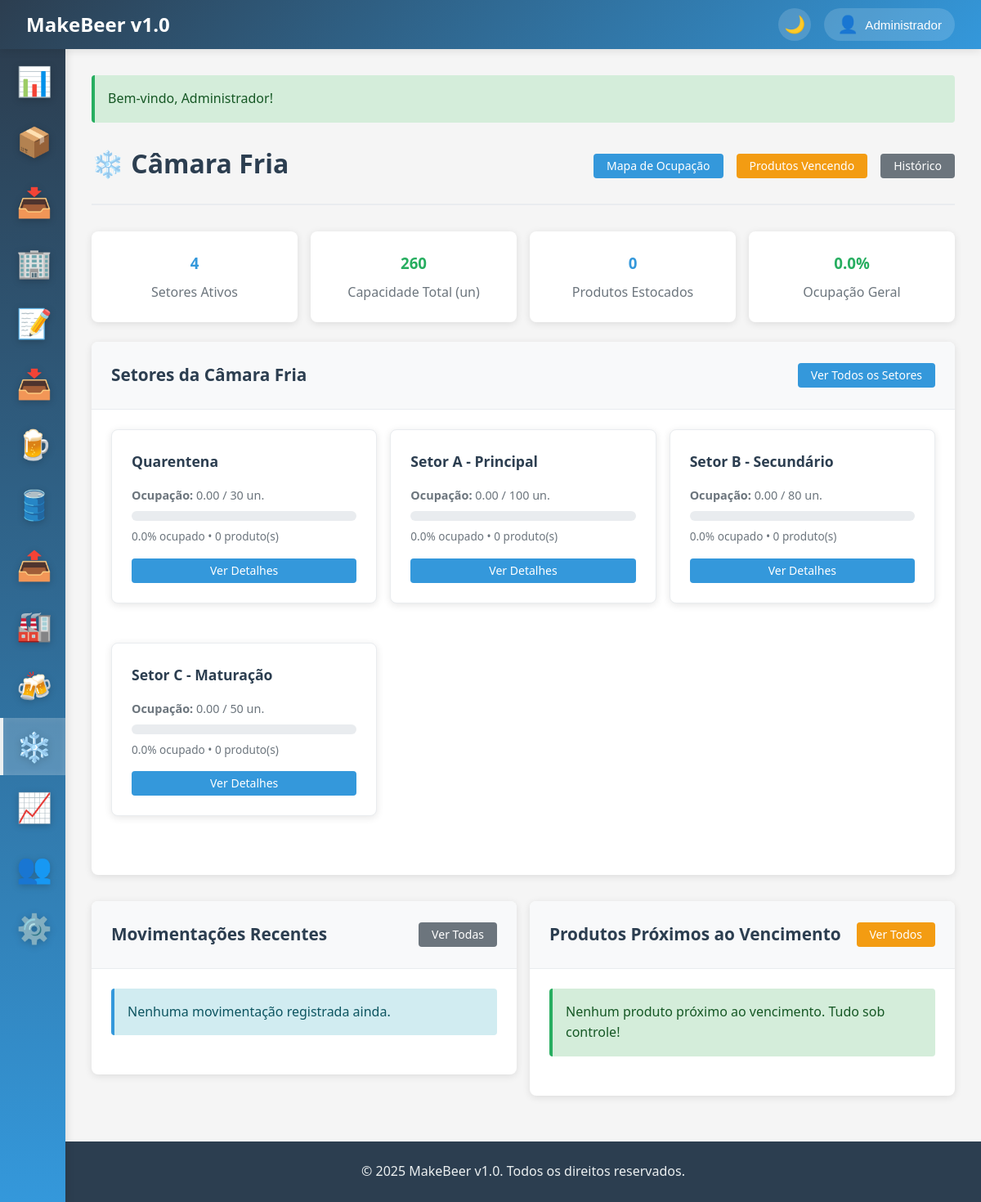
Page /camarafria (signed in) on the committed database.
### tables this page shows
CREATE TABLE IF NOT EXISTS camarafria_setores (
    id INT AUTO_INCREMENT PRIMARY KEY,
    nome VARCHAR(100) NOT NULL,
    descricao TEXT,
    capacidade_maxima INT DEFAULT 0 COMMENT 'Capacidade máxima em unidades',
    temperatura_ideal DECIMAL(5,2) COMMENT 'Temperatura ideal em Celsius',
    ativo TINYINT(1) DEFAULT 1,
    created_at TIMESTAMP DEFAULT CURRENT_TIMESTAMP,
    updated_at TIMESTAMP DEFAULT CURRENT_TIMESTAMP ON UPDATE CURRENT_TIMESTAMP,
    INDEX idx_ativo (ativo),
    INDEX idx_nome (nome)
);

### app/controllers/BaseController.php (called while the page is built, shortened)
<?php
class BaseController {
    protected function view($view, $data = []) {
        extract($data);
        $viewPath = __DIR__ . '/../views/' . $view . '.php';
        require_once $viewPath;
    }
}
?>

### app/controllers/CamarafriaController.php (called while the page is built, shortened)
<?php
require_once 'BaseController.php';
class CamarafriaController extends BaseController {
    private $setorModel;
    private $localizacaoModel;
    private $movimentacaoModel;
    public function __construct() {
        $this->setorModel = new CamaraFriaSetor();
        $this->localizacaoModel = new EstoqueLocalizacao();
        $this->movimentacaoModel = new CamaraFriaMovimentacao();
    }
    public function index() {
        $estatisticas = $this->setorModel->getEstatisticasGerais();
        $setores = $this->setorModel->getAllComEstatisticas();
        $movimentacoesRecentes = $this->movimentacaoModel->getRecentes(10);
        $produtosProximosVencimento = $this->localizacaoModel->getProdutosProximosVencimento(15);
        $this->view('camarafria/dashboard', [
            'estatisticas' => $estatisticas,
            'setores' => $setores,
            'movimentacoes' => $movimentacoesRecentes,
            'produtos_vencimento' => $produtosProximosVencimento
        ]);
    }
}
?>

### app/config/database.php (called while the page is built, shortened)
<?php
class Database {
    private static $instance = null;
    private $connection;
    private function __construct() {
        try {
            $dsn = "mysql:host=" . DB_HOST . ";dbname=" . DB_NAME . ";charset=" . DB_CHARSET;
            $options = [
                PDO::ATTR_ERRMODE => PDO::ERRMODE_EXCEPTION,
                PDO::ATTR_DEFAULT_FETCH_MODE => PDO::FETCH_ASSOC,
                PDO::ATTR_EMULATE_PREPARES => false,
            ];
            $this->connection = new PDO($dsn, DB_USER, DB_PASS, $options);
        } catch (PDOException $e) {
            die("Erro na conexão com o banco de dados: " . $e->getMessage());
        }
    }
    public static function getInstance() {
        if (self::$instance === null) {
            self::$instance = new self();
        }
        return self::$instance;
    }
    public function query($sql, $params = []) {
        try {
            $stmt = $this->connection->prepare($sql);
            $stmt->execute($params);
            return $stmt;
        } catch (PDOException $e) {
            error_log("Erro na query: " . $e->getMessage());
            throw $e;
        }
    }
    public function fetchOne($sql, $params = []) {
        $stmt = $this->query($sql, $params);
        return $stmt->fetch();
    }
    public function fetchAll($sql, $params = []) {
        $stmt = $this->query($sql, $params);
        return $stmt->fetchAll();
    }
}
?>

### app/models/BaseModel.php (called while the page is built, shortened)
<?php
abstract class BaseModel {
    public function __construct() {
        $this->db = Database::getInstance();
    }
}
?>

### app/models/CamaraFriaSetor.php (called while the page is built, shortened)
<?php
require_once 'BaseModel.php';
class CamaraFriaSetor extends BaseModel {
    protected $table = 'camarafria_setores';
    public function getAllComEstatisticas() {
        $sql = "SELECT
                s.*,
                COUNT(DISTINCT el.id) as total_localizacoes,
                COALESCE(SUM(el.quantidade), 0) as quantidade_total,
                COUNT(DISTINCT el.produto_id) as produtos_diferentes,
                ROUND((COALESCE(SUM(el.quantidade), 0) / NULLIF(s.capacidade_maxima, 0) * 100), 2) as percentual_ocupacao
                FROM {$this->table} s
                LEFT JOIN estoque_localizacao el ON s.id = el.setor_id AND el.status = 'disponivel'
                WHERE s.ativo = 1
                GROUP BY s.id
                ORDER BY s.nome";
        return $this->db->fetchAll($sql);
    }
    public function getEstatisticasGerais() {
        $sql = "SELECT
                COUNT(DISTINCT s.id) as total_setores,
                SUM(s.capacidade_maxima) as capacidade_total,
                COUNT(DISTINCT el.produto_id) as produtos_estocados,
                COALESCE(SUM(el.quantidade), 0) as quantidade_total_estocada,
                ROUND((COALESCE(SUM(el.quantidade), 0) / NULLIF(SUM(s.capacidade_maxima), 0) * 100), 2) as ocupacao_geral
                FROM {$this->table} s
                LEFT JOIN estoque_localizacao el ON s.id = el.setor_id AND el.status = 'disponivel'
                WHERE s.ativo = 1";
        return $this->db->fetchOne($sql);
    }
}
?>

### app/views/camarafria/dashboard.php (the view, shortened to what this page needs)
<?php
include 'app/views/layouts/header.php';
?>
<div class="page-header d-flex justify-content-between align-items-center">
    <h1 class="page-title">❄️ Câmara Fria</h1>
    <div class="d-flex gap-2">
        <a href="/camarafria/mapaOcupacao" class="btn btn-primary btn-sm">Mapa de Ocupação</a>
        <a href="/camarafria/produtosVencimento" class="btn btn-warning btn-sm">Produtos Vencendo</a>
        <a href="/camarafria/movimentacoes" class="btn btn-secondary btn-sm">Histórico</a>
    </div>
</div>
<div class="row mb-4">
    <div class="col col-3">
        <div class="card">
            <div class="card-body text-center">
                <h3 style="color: #3498db; margin-bottom: 0.5rem;"><?= $estatisticas['total_setores'] ?? 0 ?></h3>
                <p style="margin: 0; color: #6c757d;">Setores Ativos</p>
            </div>
        </div>
    </div>
    <div class="col col-3">
        <div class="card">
            <div class="card-body text-center">
                <h3 style="color: #27ae60; margin-bottom: 0.5rem;"><?= $estatisticas['capacidade_total'] ?? 0 ?></h3>
                <p style="margin: 0; color: #6c757d;">Capacidade Total (un)</p>
            </div>
        </div>
    </div>
    <div class="col col-3">
        <div class="card">
            <div class="card-body text-center">
                <h3 style="color: #3498db; margin-bottom: 0.5rem;"><?= $estatisticas['produtos_estocados'] ?? 0 ?></h3>
                <p style="margin: 0; color: #6c757d;">Produtos Estocados</p>
            </div>
        </div>
    </div>
    <div class="col col-3">
        <div class="card">
            <div class="card-body text-center">
                <h3 style="color: <?= ($estatisticas['ocupacao_geral'] ?? 0) > 80 ? '#e74c3c' : (($estatisticas['ocupacao_geral'] ?? 0) > 50 ? '#f39c12' : '#27ae60') ?>; margin-bottom: 0.5rem;">
                    <?= number_format($estatisticas['ocupacao_geral'] ?? 0, 1) ?>%
                </h3>
                <p style="margin: 0; color: #6c757d;">Ocupação Geral</p>
            </div>
        </div>
    </div>
</div>
<div class="card mb-4">
    <div class="card-header d-flex justify-content-between align-items-center">
        <h3 class="card-title">Setores da Câmara Fria</h3>
        <a href="/camarafria/setores" class="btn btn-primary btn-sm">Ver Todos os Setores</a>
    </div>
    <div class="card-body">
        <?php if (empty($setores)): ?>
            <div class="alert alert-info">
                Nenhum setor cadastrado. <a href="/camarafria/setores/create">Cadastre o primeiro setor</a>.
            </div>
        <?php else: ?>
            <div class="row">
                <?php foreach ($setores as $setor): ?>
                    <div class="col col-4 mb-3">
                        <div class="card" style="border: 1px solid #e9ecef;">
                            <div class="card-body">
                                <h4 style="margin-bottom: 1rem; color: #2c3e50; font-size: 1.1rem;">
                                    <?= htmlspecialchars($setor['nome']) ?>
                                </h4>
                                <div style="margin-bottom: 1rem;">
                                    <p style="margin: 0; color: #6c757d; font-size: 0.9rem;">
                                        <strong>Ocupação:</strong> <?= $setor['quantidade_total'] ?> / <?= $setor['capacidade_maxima'] ?> un.
                                    </p>
                                    <div style="background: #e9ecef; height: 12px; border-radius: 6px; margin-top: 0.5rem; overflow: hidden;">
                                        <?php
                                        $percentual = $setor['percentual_ocupacao'];
                                        ?>
                                    </div>
                                    <p style="margin: 0.5rem 0 0 0; color: #6c757d; font-size: 0.85rem;">
                                        <?= number_format($percentual, 1) ?>% ocupado • <?= $setor['produtos_diferentes'] ?> produto(s)
                                    </p>
                                </div>
                                <a href="/camarafria/verSetor?id=<?= $setor['id'] ?>" class="btn btn-primary btn-sm" style="width: 100%;">
                                    Ver Detalhes
                                </a>
                            </div>
                        </div>
                    </div>
                <?php endforeach; ?>
            </div>
        <?php endif; ?>
    </div>
</div>
<div class="row">
    <div class="col col-6">
        <div class="card">
            <div class="card-header d-flex justify-content-between align-items-center">
                <h3 class="card-title">Movimentações Recentes</h3>
                <a href="/camarafria/movimentacoes" class="btn btn-secondary btn-sm">Ver Todas</a>
            </div>
            <div class="card-body">
                <?php if (empty($movimentacoes)): ?>
                    <div class="alert alert-info">
                        Nenhuma movimentação registrada ainda.
                    </div>
                <?php endif; ?>
            </div>
        </div>
    </div>
    <div class="col col-6">
        <div class="card">
            <div class="card-header d-flex justify-content-between align-items-center">
                <h3 class="card-title">Produtos Próximos ao Vencimento</h3>
                <a href="/camarafria/produtosVencimento" class="btn btn-warning btn-sm">Ver Todos</a>
            </div>
            <div class="card-body">
                <?php if (empty($produtos_vencimento)): ?>
                    <div class="alert alert-success">
                        Nenhum produto próximo ao vencimento. Tudo sob controle!
                    </div>
                <?php endif; ?>
            </div>
        </div>
    </div>
</div>
<?php include 'app/views/layouts/footer.php'; ?>

### public/css/style.css (style rules this page uses)
* { margin: 0; padding: 0; box-sizing: border-box; }
body { font-family: 'Segoe UI', Tahoma, Geneva, Verdana, sans-serif; background-color: #f5f5f5; color: #333; line-height: 1.6; overflow-x: hidden; }
.page-header { margin-bottom: 2rem; padding-bottom: 1rem; border-bottom: 2px solid #e9ecef; }
.page-title { font-size: 2rem; color: #2c3e50; margin-bottom: 0.5rem; }
.card { background: white; border-radius: 8px; box-shadow: 0 2px 10px rgba(0, 0, 0, 0.1); margin-bottom: 1.5rem; overflow: hidden; }
.card-header { padding: 1.5rem; background: #f8f9fa; border-bottom: 1px solid #e9ecef; }
.card-title { font-size: 1.3rem; color: #2c3e50; margin: 0; }
.card-body { padding: 1.5rem; }
.btn { display: inline-block; padding: 0.75rem 1.5rem; border: none; border-radius: 4px; font-size: 1rem; font-weight: 500; text-decoration: none; text-align: center; cursor: pointer; transition: all 0.3s ease; line-height: 1; }
.btn-primary { background: #3498db; color: white; }
.btn-secondary { background: #6c757d; color: white; }
.btn-warning { background: #f39c12; color: white; }
.btn-sm { padding: 0.5rem 1rem; font-size: 0.875rem; }
.alert { padding: 1rem; margin-bottom: 1.5rem; border-radius: 4px; border-left: 4px solid; }
.alert-success { background: #d4edda; border-color: #27ae60; color: #155724; }
.alert-info { background: #d1ecf1; border-color: #3498db; color: #0c5460; }
.text-center { text-align: center; }
.mb-3 { margin-bottom: 1.5rem; }
.mb-4 { margin-bottom: 2rem; }
.d-flex { display: flex; }
.justify-content-between { justify-content: space-between; }
.align-items-center { align-items: center; }
.gap-2 { gap: 1rem; }
.row { display: flex; flex-wrap: wrap; margin: 0 -0.5rem; }
.col { flex: 1; padding: 0 0.5rem; }
.col-3 { flex: 0 0 25%; max-width: 25%; }
.col-4 { flex: 0 0 33.333333%; max-width: 33.333333%; }
.col-6 { flex: 0 0 50%; max-width: 50%; }

### rows in the picture
camarafria_setores: nome "Quarentena", quantidade_total "0.00", capacidade_maxima "30", percentual "0.0", produtos_diferentes "0"
camarafria_setores: nome "Setor A - Principal", quantidade_total "0.00", capacidade_maxima "100", percentual "0.0", produtos_diferentes "0", $setor['id'] 1 (drawn)
camarafria_setores: nome "Setor B - Secundário", quantidade_total "0.00", capacidade_maxima "80", percentual "0.0", produtos_diferentes "0"
camarafria_setores: nome "Setor C - Maturação", quantidade_total "0.00", capacidade_maxima "50", percentual "0.0", produtos_diferentes "0"

### other values in the picture
APP_NAME "MakeBeer v1.0"
$user['nome'] "Administrador"
$message "Bem-vindo, Administrador!"
$estatisticas['total_setores'] "4"
$estatisticas['capacidade_total'] "260"
$estatisticas['produtos_estocados'] "0"
$estatisticas['ocupacao_geral'] "0.0"
